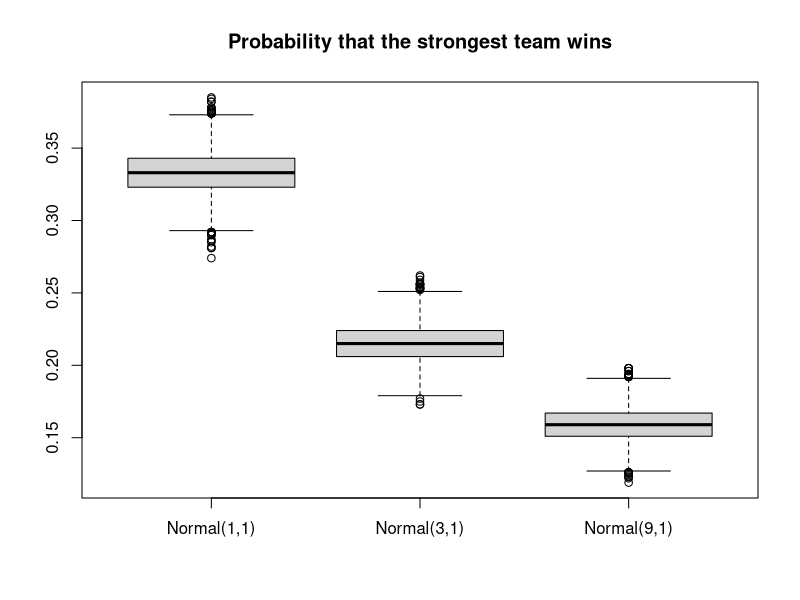
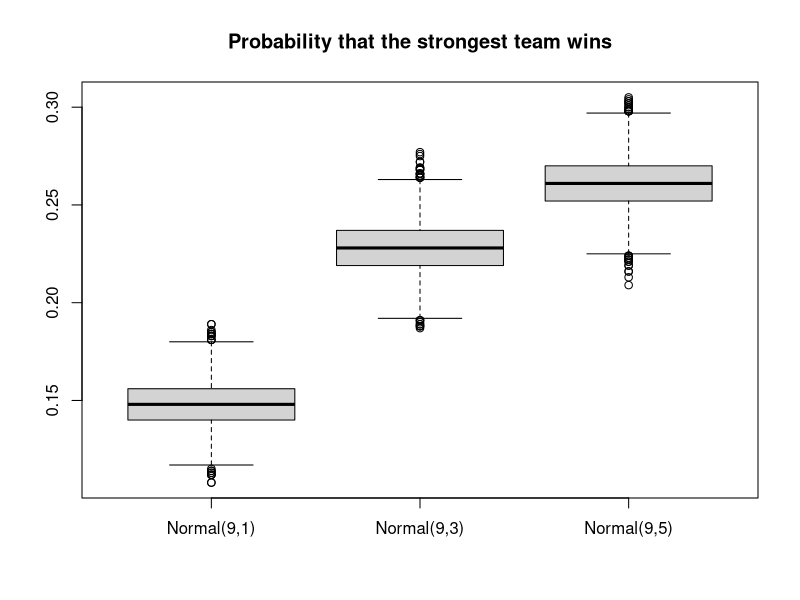
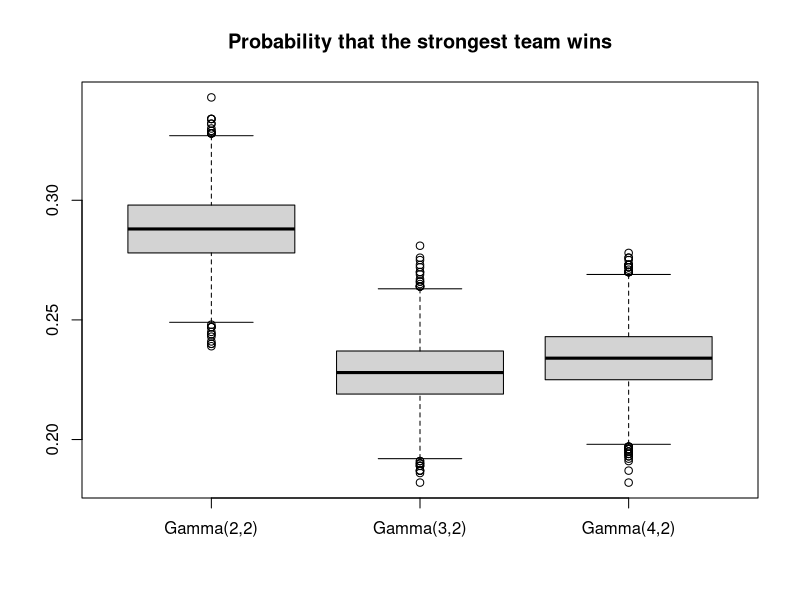
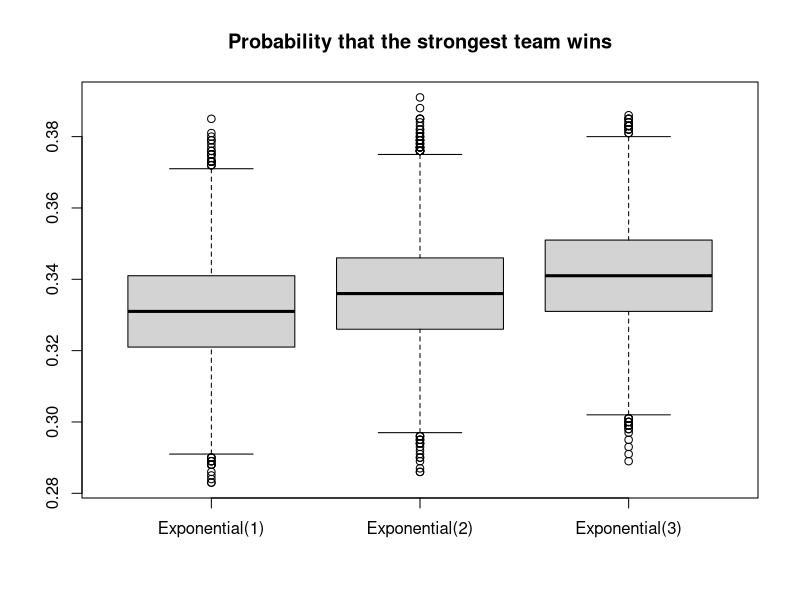

R code for these plots, in order:
## ---- chunk 1
library(knitr)
knitr::opts_chunk$set(fig.pos = '!h')
## ---- chunk 2
genNormalPowers <- function(n, mean=0, sd=1) {
  # INPUT:
  # n is the number of teams
  
  # OUTPUT:
  # returns a vector of team powers, sorted in decreasing order
  powers <- rnorm(n, mean, sd)
  return(sort(abs(powers), decreasing=TRUE))
}

# Reference: adapted from Yuchen Li (li215), HW2, Exercise 4

acceptReject <- function(nsim, f, min, max, M) {
  # INPUT:
  # nsim is the number of simulations
  # f is the target distribution
  # min is the min value in the domain of f
  # max is the max value in the domain of f
  # max
  # M >= sup{f(x)}
  
  # OUTPUT:
  # returns a vector of random variates sampled from f, using the 
  #   Accept-Reject method with Unif(min, max) as the reference distribution
  k1 = 0             # counter for accepted samples
  j1 = 0             # number of iterations required to get desired sample size
  y1 = numeric(nsim)    # storing the sample
  while(k1 < nsim){
      u = runif(1)
      x = runif(1, min, max)  # random variate from reference distribution
      g1 = 1
      if (u < f(x) / M / g1) {
        # condition of accepting x in our sample
        k1 = k1 + 1
        y1[k1] = x
      }
      j1 = j1 + 1
  }
  return(sort(y1, decreasing=TRUE))
}

inverseCDF <- function(n, inv_cdf) {
  # INPUT:
  # n is the number of simulations
  # inv_cdf is the inverse CDF function for f
  
  # OUTPUT:
  # returns a vector of random variates sampled from PDF f,
  #   using the Inverse CDF method
  u = runif(n)
  y = numeric(n)
  for (i in 1:n) {
    y[i] = inv_cdf(u[i])
  }
  return(sort(y, decreasing=TRUE))
}

genCrossTeamWinningProbabilities <- function(powers) {
  # INPUT:
  # powers is the teams powers
  
  # OUTPUT:
  # returns an n x n matrix M where M_{ij} is the probability of team-i beating team-j
  n = length(powers)
  probs = matrix(nrow=n, ncol=n)
  for (i in 1:n) {
    for (j in 1:n) {
      probs[i,j] = powers[i] / (powers[i] + powers[j])
    }
  }
  return(probs)
}
## ---- chunk 3
#' Creates a traditional tournament style seeding arrangement. 
#'
#' @param size is the number of seeds to generate. This needs
#' to be a power of two.
#'
tournament_seeding = function(size) {
    
    #' Generates the next round of seeding based off the passed in round.
    #'
    #' @param seeds is the previous round of seeding to generate for.
    #'
    nextRound = function(seeds) {
        
        # Next round has twice the size
        nextSize = length(seeds) * 2
        out = numeric(nextSize)
        idx = 1
        
        # Make sure to match up best seed with worst
        for (seed in seeds) {
            out[idx] = seed
            out[idx + 1] = (nextSize + 1) - seed
            idx = idx + 2
        }
        
        return(out)
    }
    
    # Stop if not a power of two
    if (sum(as.numeric(intToBits(size))) != 1) {
        stop("Size must be a power of two")
    }
    
    # Special case when size is 2
    if (size == 2) {
        return(c(1, 2))
    }
    
    # Calculate number of rounds
    rounds = log2(size) - 1
    
    # Start with first two seeds
    seeds = c(1, 2)
    
    # Iteratively generate next seeds
    for (i in 1:rounds) {
        seeds = nextRound(seeds)
    }
    
    return(seeds)
}

#' Creates a seeding arrangement that is left skewed.
#'
#' @param size is the number of seeds to generate. This needs
#' to be a power of two.
#'
left_skewed_seeding = function(size) {
    
    # Stop if not a power of two
    if (sum(as.numeric(intToBits(size))) != 1) {
        stop("Size must be a power of two")
    }
    
    # Special case when size is 2
    if (size == 2) {
        return(c(1, 2))
    }
    
    # Create seeds and left/right branches
    seeds = 1:size
    left_seeds = numeric(size / 2)
    right_seeds = numeric(size / 2)
    
    # Indexes for the left/right branches
    left_idx = 1
    right_idx = 1
    
    # Keep track of which branch will get the next seed
    left_turn = TRUE
    
    # For each iteration add the first and last seed to the
    # current branch
    for (i in 1:(size / 2)) {
        if (left_turn) {
            left_seeds[left_idx] = seeds[i]
            left_seeds[left_idx + 1] = seeds[(size + 1) - i]
            left_idx = left_idx + 2
            left_turn = FALSE
        } else {
            right_seeds[right_idx] = seeds[i]
            right_seeds[right_idx + 1] = seeds[(size + 1) - i]
            right_idx = right_idx + 2
            left_turn = TRUE
        }
    }
    
    # Combine branches
    c(left_seeds, right_seeds)
}

#' Creates a random seeding arrangement. 
#'
#' @param size is the number of seeds to generate. This needs
#' to be a power of two.
#'
random_seeding = function(size) {
    # Stop if not a power of two
    if (sum(as.numeric(intToBits(size))) != 1) {
        stop("Size must be a power of two")
    }
    
    return(sample(1:size, size))
}
## ---- chunk 4
simGame <- function(teams, matchups) {
  # function to simulate a game
  
  # INPUT:
  # teams is a vector of two teams (indices) that are "playing'
  # matchups is the matchup/probability matrix
  
  # OUTPUT:
  # returns winner of game
  
  team1 <- teams[1]
  team2 <- teams[2]
  matchup <- matchups[team1, team2]
  
  if (runif(1) < matchup) {
    return(team1)
  } else {
    return(team2)
  }
}

simRound <- function(bracket, matchups) {
  # function to simulate a round of a tournament given a bracket and probability matrix
  
  # INPUT:
  # bracket is the bracket structure
  # matchups is the matchup/probability matrix
  
  # OUTPUT:
  # returns winners of the round
  
  nGames <- length(bracket)/2
  outBracket <- c()
  for (game in 1:nGames) {
    teams <- bracket[(2*game - 1):(2*game)]
    winner <- simGame(teams, matchups)
    outBracket <- c(outBracket, winner)
  }
  
  return(outBracket)
}

# want to capture number of wins each team has per tournament
# list with the winning team
# "winner = team #
# "num wins" = c(how many wins each team has gotten)

simTournament <- function(bracket, matchups) {
  # function to simulate a tournament given a bracket and probability matrix
  
  # INPUT:
  # bracket is the bracket structure
  # matchups is the matchup/probability matrix
  
  # OUTPUT:
  # returns winner of tournament
  
  nTeams <- length(bracket)
  newBracket <- bracket
  nRounds <- log2(nTeams)
  
  results = c("Winner"=-1,"WinsPerTeam"=list(rep(0, ncol(matchups))))
  
  for (round in 1:nRounds) {
    #winsPrev = results["WinsPerTeam"]
    newBracket <- simRound(newBracket, matchups)
    for(i in newBracket){
      results$WinsPerTeam[i] = results$WinsPerTeam[i]+1
    }
  }
  
  results["Winner"] = newBracket
  return(results)
}
## ---- chunk 5
#function to generate bootstrap replicates
#INPUT:
#x is vector of team ranking/ other measure of 
#team power in different simulations
#B is number of replicates to generate
#estimator is the statistic we want, set as mean by
#default
#l is the length of bootstrap resample in each run
#set to length of x by default
#OUTPUT
#a list of bootstrap replicates, bias ans standard error
boot_replicate <- function(x, B = 5000, estimator = mean, l = length(x)){
  boots <- replicate(B, estimator(sample(x,l,replace=TRUE)))
  sd_b <- sd(boots)
  bias_b <- mean(boots - estimator(x))
  list(boot = boots, bias = bias_b, se = sd_b)
}

#function to generate jackknife replicates
#INPUT:
#x is vector of team ranking/ other measure of 
#team power in different simulations
#estimator is the statistic we want, set as mean by
#default
#OUTPUT
#a list of jackknife replicates, bias ans standard error
jack_replicate <- function(x, estimator = mean){
  n <- length(x)
  jack <- numeric(n)
  #perform jackknife
  for(i in 1:n)
    jack[i] <- estimator(x[-i])
  #bias using jackknife
  bias_j <- (n-1)*(mean(jack)-estimator(x))
  sumsq=sum((jack-mean(jack))^2)
  se_j <- sqrt((n-1)/n)*sqrt(sumsq)
  list(jack = jack,bias = bias_j, se = se_j)
}
## ---- chunk 6
getWinners = function(results) {
    winnerList = c()
    for(i in 1:(length(results) / 2)){
        winnerList = c(winnerList,results[,i]$Winner)
    }
    return(winnerList)
}

getWinsPerTeam = function(results) {
    winsPerTeamList = c()
    for(i in 1:(length(results) / 2)){
        winsPerTeamList = rbind(winsPerTeamList,results[,i]$WinsPerTeam)
    }
    return(winsPerTeamList)
}
## ---- chunk 7
# Re-generate Team Powers and Cross-Team Winning Probabilities before each simulation
simTournamentRegenerateSeedsAndProbs <- function(genSeeds, genProbs) {
    bracket <- genSeeds()
    matchups <- genProbs()
    return(simTournament(bracket, matchups))
}
## ---- chunk 8
numTeams = 8
nSim = 1000

# Normal(1, 1) team powers
genSeeds <- function() {
    return(random_seeding(numTeams))
}
genProbs <- function() {
    return(genCrossTeamWinningProbabilities(genNormalPowers(numTeams, mean=1)))
}

norm_11_results = replicate(
    nSim, 
    simTournamentRegenerateSeedsAndProbs(genSeeds, genProbs), 
    simplify="array"
)
norm_11_winners = getWinners(norm_11_results)
norm_11_boot_res <- boot_replicate(
    norm_11_winners,
    estimator=function(x) mean(x==1)
)

# Normal(3, 1) team powers
genSeeds <- function() {
    return(random_seeding(numTeams))
}
genProbs <- function() {
    return(genCrossTeamWinningProbabilities(genNormalPowers(numTeams, mean=3)))
}

norm_31_results = replicate(
    nSim, 
    simTournamentRegenerateSeedsAndProbs(genSeeds, genProbs), 
    simplify="array"
)
norm_31_winners = getWinners(norm_31_results)
norm_31_boot_res <- boot_replicate(
    norm_31_winners,
    estimator=function(x) mean(x==1)
)

# Normal(9, 1) team powers
genSeeds <- function() {
    return(random_seeding(numTeams))
}
genProbs <- function() {
    return(genCrossTeamWinningProbabilities(genNormalPowers(numTeams, mean=9)))
}

norm_91_results = replicate(
    nSim, 
    simTournamentRegenerateSeedsAndProbs(genSeeds, genProbs), 
    simplify="array"
)
norm_91_winners = getWinners(norm_91_results)
norm_91_boot_res <- boot_replicate(
    norm_91_winners,
    estimator=function(x) mean(x==1)
)

# Box plots
boxplot(
    norm_11_boot_res$boot,
    norm_31_boot_res$boot,
    norm_91_boot_res$boot,
    names=c("Normal(1,1)", "Normal(3,1)", "Normal(9,1)")
)
title("Probability that the strongest team wins")
## ---- chunk 9
numTeams = 8
nSim = 1000

# Normal(9, 1) team powers
genSeeds <- function() {
    return(random_seeding(numTeams))
}
genProbs <- function() {
    return(genCrossTeamWinningProbabilities(genNormalPowers(numTeams, mean=9, sd=1)))
}

norm_91_results = replicate(
    nSim, 
    simTournamentRegenerateSeedsAndProbs(genSeeds, genProbs), 
    simplify="array"
)
norm_91_winners = getWinners(norm_91_results)
norm_91_boot_res <- boot_replicate(
    norm_91_winners,
    estimator=function(x) mean(x==1)
)

# Normal(9, 3) team powers
genSeeds <- function() {
    return(random_seeding(numTeams))
}
genProbs <- function() {
    return(genCrossTeamWinningProbabilities(genNormalPowers(numTeams, mean=9, sd=3)))
}

norm_93_results = replicate(
    nSim, 
    simTournamentRegenerateSeedsAndProbs(genSeeds, genProbs), 
    simplify="array"
)
norm_93_winners = getWinners(norm_93_results)
norm_93_boot_res <- boot_replicate(
    norm_93_winners,
    estimator=function(x) mean(x==1)
)

# Normal(9, 5) team powers
genSeeds <- function() {
    return(random_seeding(numTeams))
}
genProbs <- function() {
    return(genCrossTeamWinningProbabilities(genNormalPowers(numTeams, mean=9, sd=5)))
}

norm_95_results = replicate(
    nSim, 
    simTournamentRegenerateSeedsAndProbs(genSeeds, genProbs), 
    simplify="array"
)
norm_95_winners = getWinners(norm_95_results)
norm_95_boot_res <- boot_replicate(
    norm_95_winners,
    estimator=function(x) mean(x==1)
)

# Box plots
boxplot(
    norm_91_boot_res$boot,
    norm_93_boot_res$boot,
    norm_95_boot_res$boot,
    names=c("Normal(9,1)", "Normal(9,3)", "Normal(9,5)")
)
title("Probability that the strongest team wins")
## ---- chunk 10
numTeams = 8
nSim = 1000

gammaPDF <- function(x, a, b) {
    return(b^a / gamma(a) * x^(a-1) * exp(-b*x))
}

# Gamma(2,2) team powers
f <- function(x) {
    return(gammaPDF(x, 2, 2))
}
genSeeds <- function() {
    return(random_seeding(numTeams))
}
genProbs <- function() {
    return(genCrossTeamWinningProbabilities(
        genCrossTeamWinningProbabilities(
         acceptReject(numTeams, f, 0, 25, 0.2)
        )
    ))
}

gamma_22_results = replicate(
    nSim, 
    simTournamentRegenerateSeedsAndProbs(genSeeds, genProbs), 
    simplify="array"
)
gamma_22_winners = getWinners(gamma_22_results)
gamma_22_boot_res <- boot_replicate(
    gamma_22_winners,
    estimator=function(x) mean(x==1)
)

# Gamma(3,2) team powers
f <- function(x) {
    return(gammaPDF(x, 3, 2))
}
genSeeds <- function() {
    return(random_seeding(numTeams))
}
genProbs <- function() {
    return(genCrossTeamWinningProbabilities(
        genCrossTeamWinningProbabilities(
         acceptReject(numTeams, f, 0, 25, 0.2)
        )
    ))
}

gamma_32_results = replicate(
    nSim, 
    simTournamentRegenerateSeedsAndProbs(genSeeds, genProbs), 
    simplify="array"
)
gamma_32_winners = getWinners(gamma_32_results)
gamma_32_boot_res <- boot_replicate(
    gamma_32_winners,
    estimator=function(x) mean(x==1)
)

# Gamma(4,2) team powers
f <- function(x) {
    return(gammaPDF(x, 4, 2))
}
genSeeds <- function() {
    return(random_seeding(numTeams))
}
genProbs <- function() {
    return(genCrossTeamWinningProbabilities(
        genCrossTeamWinningProbabilities(
         acceptReject(numTeams, f, 0, 25, 0.2)
        )
    ))
}

gamma_42_results = replicate(
    nSim, 
    simTournamentRegenerateSeedsAndProbs(genSeeds, genProbs), 
    simplify="array"
)
gamma_42_winners = getWinners(gamma_42_results)
gamma_42_boot_res <- boot_replicate(
    gamma_42_winners,
    estimator=function(x) mean(x==1)
)

# Box plots
boxplot(
    gamma_22_boot_res$boot,
    gamma_32_boot_res$boot,
    gamma_42_boot_res$boot,
    names=c("Gamma(2,2)", "Gamma(3,2)", "Gamma(4,2)")
)
title("Probability that the strongest team wins")
## ---- chunk 11
numTeams = 8
nSim = 1000

# Exponential(1) team powers
inv_cdf <- function(x) {return(-log(x) / 1)}
genSeeds <- function() {
    return(random_seeding(numTeams))
}
genProbs <- function() {
    return(genCrossTeamWinningProbabilities(
        genCrossTeamWinningProbabilities(
         inverseCDF(
            numTeams, 
            inv_cdf
          )
        )
    ))
}

exp_1_results = replicate(
    nSim, 
    simTournamentRegenerateSeedsAndProbs(genSeeds, genProbs), 
    simplify="array"
)
exp_1_winners = getWinners(exp_1_results)
exp_1_boot_res <- boot_replicate(
    exp_1_winners,
    estimator=function(x) mean(x==1)
)

# Exponential(2) team powers
inv_cdf <- function(x) {return(-log(x) / 2)}
genSeeds <- function() {
    return(random_seeding(numTeams))
}
genProbs <- function() {
    return(genCrossTeamWinningProbabilities(
        genCrossTeamWinningProbabilities(
         inverseCDF(
            numTeams, 
            inv_cdf
          )
        )
    ))
}

exp_2_results = replicate(
    nSim, 
    simTournamentRegenerateSeedsAndProbs(genSeeds, genProbs), 
    simplify="array"
)
exp_2_winners = getWinners(exp_2_results)
exp_2_boot_res <- boot_replicate(
    exp_2_winners,
    estimator=function(x) mean(x==1)
)

# Exponential(3) team powers
inv_cdf <- function(x) {return(-log(x) / 1)}
genSeeds <- function() {
    return(random_seeding(numTeams))
}
genProbs <- function() {
    return(genCrossTeamWinningProbabilities(
        genCrossTeamWinningProbabilities(
         inverseCDF(
            numTeams, 
            inv_cdf
          )
        )
    ))
}

exp_3_results = replicate(
    nSim, 
    simTournamentRegenerateSeedsAndProbs(genSeeds, genProbs), 
    simplify="array"
)
exp_3_winners = getWinners(exp_3_results)
exp_3_boot_res <- boot_replicate(
    exp_3_winners,
    estimator=function(x) mean(x==1)
)

# Box plots
boxplot(
    exp_1_boot_res$boot,
    exp_2_boot_res$boot,
    exp_3_boot_res$boot,
    names=c("Exponential(1)", "Exponential(2)", "Exponential(3)")
)
title("Probability that the strongest team wins")
